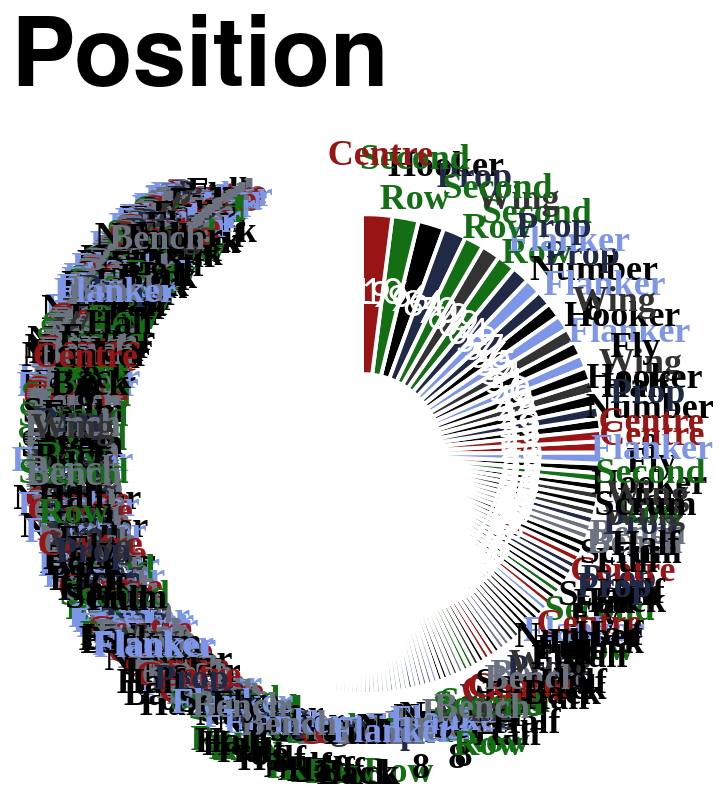

This figure's Vega-Lite source:
### Vega-Lite specification from a JSON file in a GitHub repository (floating-point values rounded to 4 significant figures; data arrays with more than 128 entries replaced by an {"elided": "..."} marker saying what was removed)
{"config": {"axis": {"labelFont": "PT Sans Narrow, Helvetica Neue, Helvetica, Arial, sans-serif", "titleFont": "PT Sans Narrow, Helvetica Neue, Helvetica, Arial, sans-serif", "labelFontSize": 13, "titleFontSize": 24, "gridColor": "#202947", "gridOpacity": 0.2, "zindex": 1}, "text": {"font": "Lato, sans-serif"}, "bar": {"cornerRadiusEnd": 5}, "header": {"labelFont": "PT Sans Narrow, Helvetica Neue, Helvetica, Arial, sans-serif", "titleFont": "PT Sans Narrow, Helvetica Neue, Helvetica, Arial, sans-serif", "labelFontSize": 24, "titleFontSize": 28, "labelFontWeight": "bold", "orient": "left"}, "legend": {"labelFont": "PT Sans Narrow, Helvetica Neue, Helvetica, Arial, sans-serif", "titleFont": "PT Sans Narrow, Helvetica Neue, Helvetica, Arial, sans-serif", "labelFontSize": 14, "titleFontSize": 16, "titlePadding": 5, "fillColor": "white", "strokeColor": "black", "padding": 10, "titleFontWeight": "lighter", "titleFontStyle": "italic", "titleColor": "gray", "offset": 10}, "title": {"font": "PT Sans Narrow, Helvetica Neue, Helvetica, Arial, sans-serif", "fontSize": 48, "fontWeight": "bold", "anchor": "start", "align": "center", "titlePadding": 20, "subtitlePadding": 10, "subtitleFontSize": 13, "subtitleColor": "", "subtitleFontStyle": "italic", "offset": 15, "color": "black"}, "axisX": {"labelAngle": 0}, "facet": {"title": null, "header": null, "align": {"row": "each", "column": "each"}, "spacing": 10}, "resolve": {"scale": {"y": "independent", "facet": "independent"}}, "background": "transparent", "scale": {"offsetBandPaddingOuter": 0.2, "offsetBandPaddingInner": 0.1}, "view": {"stroke": null, "background": "transparent"}}, "layer": [{"mark": {"type": "arc", "innerRadius": 40, "outerRadius": 120, "stroke": "#ffffff", "strokeWidth": 2}, "encoding": {"color": {"field": "position", "legend": null, "scale": {"domain": ["Prop", "Flanker", "Second Row", "Centre", "Wing", "Fly Half", "Hooker", "Scrum Half", "Full Back", "Number 8", "Bench"], "range": ["#202946", "#7d96e8", "#146f14", "#991515", "#333333", "#000000", "#000000", "#000000", "#000000", "#000000", "#6b7280"]}, "sort": {"field": "sort_order", "op": "min", "order": "ascending"}, "type": "nominal"}, "order": {"field": "appearances", "sort": "ascending", "type": "quantitative"}, "theta": {"field": "appearances", "sort": "descending", "stack": true, "title": "Appearances", "type": "quantitative"}, "tooltip": [{"field": "player", "title": "Player", "type": "nominal"}, {"field": "position", "title": "Position", "type": "nominal"}, {"field": "appearances", "title": "Appearances", "type": "quantitative"}]}}, {"mark": {"type": "text", "dy": -5, "font": "PT Sans Narrow", "fontSize": 18, "fontWeight": "bold", "radius": 145}, "encoding": {"color": {"field": "position", "legend": null, "scale": {"domain": ["Prop", "Flanker", "Second Row", "Centre", "Wing", "Fly Half", "Hooker", "Scrum Half", "Full Back", "Number 8", "Bench"], "range": ["#202946", "#7d96e8", "#146f14", "#991515", "#333333", "#000000", "#000000", "#000000", "#000000", "#000000", "#6b7280"]}, "type": "nominal"}, "opacity": {"condition": {"test": "datum.appearances > 2", "value": 1}, "value": 0}, "order": {"field": "appearances", "sort": "ascending", "type": "quantitative"}, "text": {"field": "position_label", "type": "nominal"}, "theta": {"field": "appearances", "sort": "descending", "stack": true, "title": "Appearances", "type": "quantitative"}}, "transform": [{"calculate": "split(datum.position, ' ')", "as": "position_label"}]}, {"mark": {"type": "text", "color": "white", "fontSize": 18, "radius": 80}, "encoding": {"order": {"field": "appearances", "sort": "ascending", "type": "quantitative"}, "text": {"field": "appearances", "type": "nominal"}, "theta": {"field": "appearances", "sort": "descending", "stack": true, "title": "Appearances", "type": "quantitative"}}}], "data": {"name": "data-5f0e1a700ab520a06367430b5a79600c"}, "height": 300, "resolve": {"scale": {"color": "shared"}}, "title": "Position", "width": 300, "$schema": "https://vega.github.io/schema/vega-lite/v5.20.1.json", "datasets": {"data-5f0e1a700ab520a06367430b5a79600c": {"elided": "770 records"}}}
